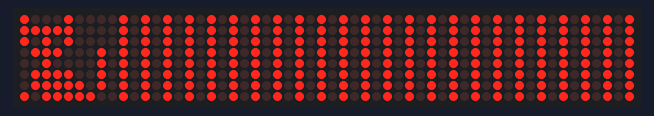
Bench run of a sketch on a simulated Arduino Uno, built with avr-gcc and run on an emulated ATmega328P. Shown: 56×8 LED matrix.

Above: at 0.1 s.
At 1.1 s:
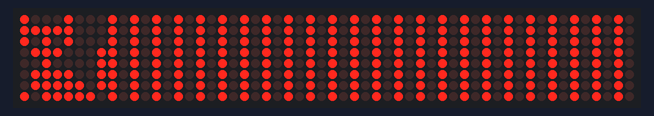

Measured:
- what the display in image 1 shows lasts 1.0 s, from 1.1 s to 2.1 s

The sketch:

05_led_matrix_quad.ino
```cpp
#include "LedControl.h"

int DIN = 1;
int CS = 2;
int CLK = 3;
int numPanels = 7;

LedControl lc = LedControl(DIN, CLK, CS, numPanels);


void setup() {
  pinMode(CS, OUTPUT);

  for (int address = 0; address < numPanels; address++) {
    lc.shutdown(address, false);   // Disable power saving
    lc.setIntensity(address, 15);  // Set brightness 0-15
    lc.clearDisplay(address);      // Turn all LEDs off
  }
}

bool patternA = true;
unsigned long nextFlipPattern = millis() + 1000;

int Cat[8] = { B10001000, B11111000, B10101000, B01110001, B00100001, B01111001, B01111101, B10111110 };

void loop() {
  // Render cat
  for (int i = 0; i < 8; i++) {
    lc.setRow(0, i, Cat[i]);
  }

  // Skip address 0
  for (int address = 1; address < numPanels; address++) {
    for (int row = 0; row < 8; row++) {
      if (patternA)
        lc.setRow(address, row, B01010101);
      else
        lc.setRow(address, row, B10101010);
    }
  }

  if (millis() >= nextFlipPattern) {
    patternA = !patternA;
    nextFlipPattern = millis() + 1000;
  }
}
```
